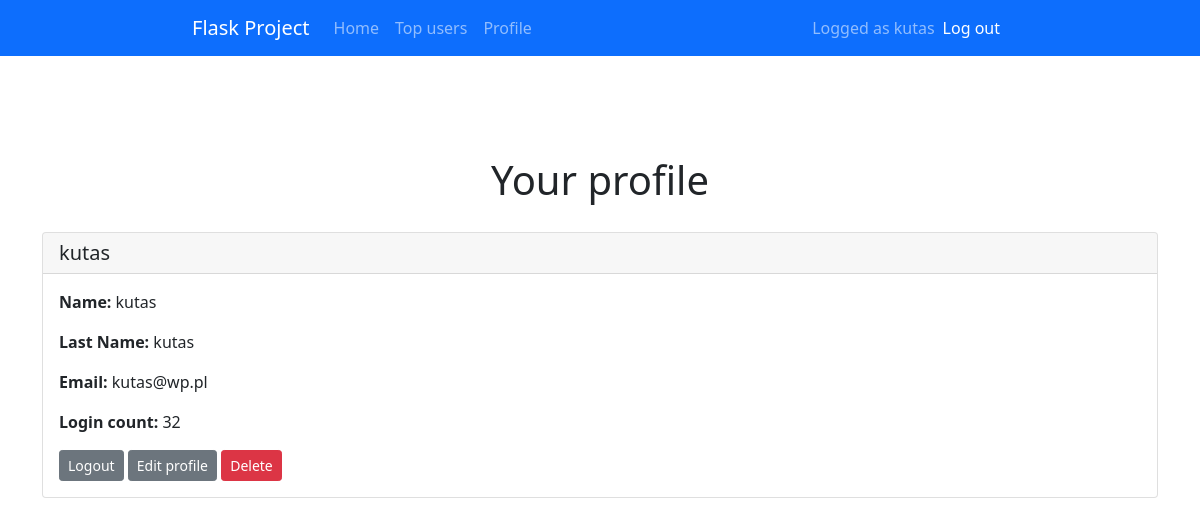
The app's page /profile (signed in), older data.
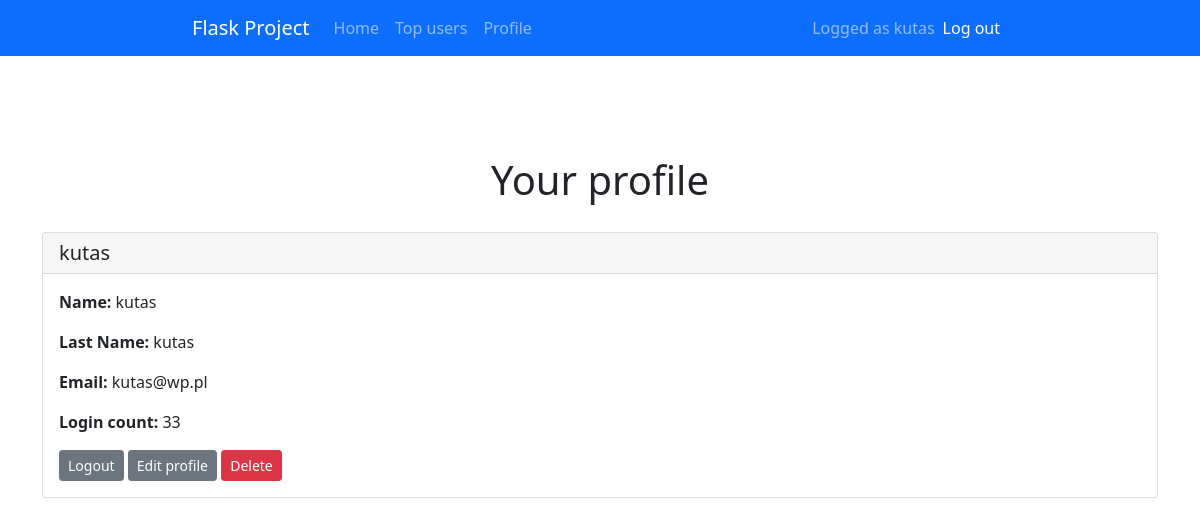
The same page, newer data.
### app.py (models this page shows)
class User(db.Model, UserMixin):
    id = db.Column(db.Integer, primary_key = True)
    email = db.Column(db.String(30), nullable=False, unique=True)
    name = db.Column(db.String(20), nullable=False)
    last_name = db.Column(db.String(20), nullable=False)
    password = db.Column(db.String(80), nullable=False)
    login_count = db.Column(db.Integer, nullable=False, default=0)
    isAdmin = db.Column(db.Boolean(), nullable=False, default=False)

### app.py (the view)
@app.route('/profile', methods=['GET', 'POST'])
@login_required
def profile():
    user = current_user
    return render_template('profile.html')

### app.py (called while the page is built)
@login_manager.user_loader
def load_user(user_id):
    return User.query.get(int(user_id))

### templates/profile.html
{% extends "base.html" %} {% block title %}profile{% endblock %}
{% block content %}
<h1>Your profile</h1>
<div class="card">
  <h5 class="card-header">{{ current_user.name }}</h5>
  <div class="card-body">
    <p class="card-text"><b>Name:</b> {{ current_user.name }}</p>
    <p class="card-text"><b>Last Name:</b> {{ current_user.last_name }}</p>
    <p class="card-text"><b>Email:</b> {{ current_user.email }}</p>
    <p class="card-text"><b>Login count:</b> {{ current_user.login_count }}</p>
    <a href="logout" class="btn btn-secondary btn-sm">Logout</a>
    <a href="profile/update/{{current_user.id}}" class="btn btn-secondary btn-sm">Edit profile</a>
    <a href="profile/delete/{{current_user.id}}" class="btn btn btn-danger btn-sm">Delete</a>
  </div>
</div>
{% endblock %}

### templates/base.html (shortened to what this page needs)
<!DOCTYPE html>
<html lang="pl">
  <head>
    {% block styles %}
    <link
      rel="stylesheet"
      href="{{url_for('.static', filename='styles/base.css')}}"
    />
    <link
      href="https://cdn.jsdelivr.net/npm/bootstrap@5.1.3/dist/css/bootstrap.min.css"
      rel="stylesheet"
    />
    {% endblock %}
  </head>
  <body>
    <nav class="navbar navbar-expand-lg navbar-dark bg-primary">
      <div class="container-fluid">
        <a class="navbar-brand" href="{{url_for('home')}}">Flask Project</a>
        <div class="collapse navbar-collapse" id="navbarText">
          <ul class="navbar-nav me-auto mb-2 mb-lg-0">
            <li class="nav-item">
              <a class="nav-link"
                aria-current="page"
                href="{{url_for('home')}}"
                >Home</a>
            </li>
            <li class="nav-item">
              <a class="nav-link" href="{{url_for('topUsers')}}">Top users</a>
            </li>
            {% if current_user.is_authenticated %}
            <li class="nav-item">
              <a class="nav-link" href="{{url_for('profile')}}">Profile</a>
            </li>
            {% endif %}
          </ul>
          {% if current_user.is_authenticated %}
          <span class="navbar-text">
            Logged as {{current_user.name }}
            </span>
            <span class="navbar-item">
              <ul class="navbar-nav me-auto mb-2 mb-lg-0">
                <li class="nav-item">
                  <a
                    class="nav-link active"
                    aria-current="page"
                    href="{{url_for('logout')}}"
                    >Log out</a
                  >
                </li>
              </ul>
            </span>
            {% endif %}
        </div>
      </div>
    </nav>
    <div class="container">{% block content %} {% endblock %}</div>
  </body>
</html>

Row changes from the older to the newer data that the page shows:
changed User "kutas": login_count "32" → "33"
